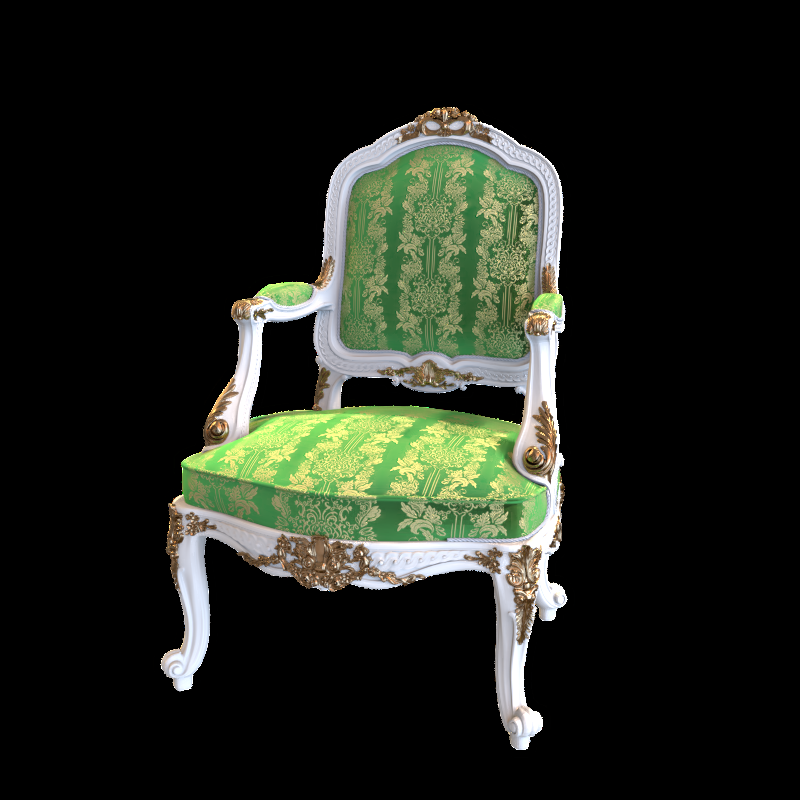
#> input picture api/uploads/24b92978-32f/r_2.png, 800 x 800 px
$ python run_sfm.py ../api/uploads/24b92978-32f
#> lines starting #> are read from the running program, lines starting #| are printed output that depends on the picture
### src/phase2_sfm/incremental_sfm.py
"""
Complete Incremental Structure-from-Motion pipeline.
"""

import cv2
import numpy as np
import os
from typing import List, Dict, Tuple, Optional
from tqdm import tqdm

from ..phase1_features.detector import FeatureDetector, FeatureData
from ..phase1_features.matcher import FeatureMatcher, MatchResult
from .fundamental import estimate_essential_matrix, decompose_essential_matrix
from .triangulate import triangulate_points, filter_triangulated_points, compute_reprojection_error
from .bundle_adjust import run_bundle_adjustment


class IncrementalSfM:
    """
    Incremental Structure-from-Motion pipeline.

    Algorithm:
    1. Detect features in all images
    2. Match all pairs
    3. Initialize with best pair
    4. Iteratively add cameras via PnP + triangulate new points
    5. Bundle adjustment at each step
    """

    def __init__(self, K: np.ndarray, config: dict = None):
        """
        Args:
            K: 3x3 camera intrinsic matrix
            config: Configuration dictionary
        """
        self.K = K.astype(np.float64)
        self.config = config or {}

        # Feature detection / matching
        self.detector = FeatureDetector(
            method=self.config.get('detector', 'sift'),
            max_keypoints=self.config.get('max_keypoints', 8000)
        )
        self.matcher = FeatureMatcher(
            method=self.config.get('matcher', 'flann'),
            ratio_threshold=self.config.get('ratio_threshold', 0.75),
            ransac_threshold=self.config.get('ransac_threshold', 1.0),
            min_matches=self.config.get('min_matches', 30),
            descriptor_type=self.config.get('detector', 'sift')
        )

        # State
        self.images: List[np.ndarray] = []
        self.image_names: List[str] = []
        self.features: List[FeatureData] = []
        self.pair_matches: Dict[Tuple[int, int], MatchResult] = {}

        # Reconstruction
        self.registered_cameras: Dict[int, Tuple[np.ndarray, np.ndarray]] = {}  # img_idx -> (R, t)
        self.points_3d: List[np.ndarray] = []        # List of 3D points
        self.point_colors: List[np.ndarray] = []      # RGB colors
        self.observations: List[Tuple[int, int, np.ndarray]] = []  # (cam_idx, pt_idx, 2d)

        # Track which 2D features correspond to which 3D points
        # key: (img_idx, feat_idx) -> point_3d_idx
        self.feature_to_3d: Dict[Tuple[int, int], int] = {}

    def load_images(self, image_dir: str, max_dim: int = 1024):
        """Load images from directory."""
        valid_ext = {'.jpg', '.jpeg', '.png', '.bmp', '.tiff'}
        files = sorted([
            f for f in os.listdir(image_dir)
            if os.path.splitext(f)[1].lower() in valid_ext
        ])

        print(f"Loading {len(files)} images from {image_dir}")

        for fname in tqdm(files):
            img = cv2.imread(os.path.join(image_dir, fname))
            if img is None:
                continue

            # Resize if needed
            h, w = img.shape[:2]
            if max(h, w) > max_dim:
                scale = max_dim / max(h, w)
                img = cv2.resize(img, None, fx=scale, fy=scale)

            self.images.append(img)
            self.image_names.append(fname)

        print(f"Loaded {len(self.images)} images")

    def detect_features(self):
        """Detect features in all loaded images."""
        print("Detecting features...")
        self.features = []
        for i, img in enumerate(tqdm(self.images)):
            feat = self.detector.detect(img)
            self.features.append(feat)
            print(f"  {self.image_names[i]}: {feat.num_features} features")

    def match_features(self):
        """Match features between all image pairs."""
        print("Matching features...")
        self.pair_matches = self.matcher.match_all_pairs(
            self.features, self.image_names
        )
        print(f"Found {len(self.pair_matches)} valid image pairs")

    def _select_initial_pair(self) -> Tuple[int, int]:
        """Select best initial pair based on number of inliers and baseline."""
        best_pair = None
        best_score = 0

        for (i, j), match_result in self.pair_matches.items():
            n_inliers = match_result.num_inliers

            # Estimate essential matrix and check decomposition
            pts1_in, pts2_in = match_result.get_inlier_points()
            E, mask = estimate_essential_matrix(pts1_in, pts2_in, self.K)

            if E is None:
                continue

            R, t, pose_mask = decompose_essential_matrix(E, pts1_in, pts2_in, self.K)

            # Score: number of valid points after cheirality
            n_valid = int(np.sum(pose_mask > 0))

            # Prefer pairs with good baseline (not too small translation)
            score = n_valid

            if score > best_score:
                best_score = score
                best_pair = (i, j)

        if best_pair is None:
            raise RuntimeError("No valid initial pair found!")

        print(f"Selected initial pair: {self.image_names[best_pair[0]]} <-> "
              f"{self.image_names[best_pair[1]]} (score={best_score})")
        return best_pair

    # [234 lines left out: functions _initialize_reconstruction, _register_next_image, not called in this run]

    def reconstruct(self, bundle_adjust_interval: int = 3):
        """
        Run the full incremental SfM pipeline.
        """
        # Step 1: Detect and match features (if not already done)
        if not self.features:
            self.detect_features()
        if not self.pair_matches:
            self.match_features()

        # Step 2: Initialize
        idx1, idx2 = self._select_initial_pair()
        self._initialize_reconstruction(idx1, idx2)

        # Step 3: Incrementally add cameras
        registered_set = {idx1, idx2}
        remaining = set(range(len(self.images))) - registered_set

        iteration = 0
        while remaining:
            # Find the unregistered image with most matches to registered images
            best_img = None
            best_match_count = 0

            for img_idx in remaining:
                count = 0
                for reg_idx in registered_set:
                    pair = (min(reg_idx, img_idx), max(reg_idx, img_idx))
                    if pair in self.pair_matches:
                        count += self.pair_matches[pair].num_inliers
                if count > best_match_count:
                    best_match_count = count
                    best_img = img_idx

            if best_img is None or best_match_count < 30:
                print(f"Cannot register remaining {len(remaining)} images")
                break

            success = self._register_next_image(best_img)

            if success:
                registered_set.add(best_img)
                iteration += 1

                # Periodic bundle adjustment
                if iteration % bundle_adjust_interval == 0 and len(self.points_3d) > 0:
                    self._run_bundle_adjustment()

            remaining.discard(best_img)

        # Final bundle adjustment
        if len(self.points_3d) > 0:
            print("\nRunning final bundle adjustment...")
            self._run_bundle_adjustment()

        print(f"\nReconstruction complete!")
        print(f"  Registered cameras: {len(self.registered_cameras)}/{len(self.images)}")
        print(f"  3D points: {len(self.points_3d)}")

    # [43 lines left out: functions _run_bundle_adjustment, get_point_cloud, not called in this run]

    def get_camera_poses(self) -> Dict[int, Tuple[np.ndarray, np.ndarray]]:
        """Return registered camera poses."""
        return self.registered_cameras

    # [40 lines left out: functions compute_mean_reprojection_error, save_point_cloud, not called in this run]

### src/phase1_features/detector.py
"""
Feature detection module supporting SIFT and ORB detectors.
"""

import cv2
import numpy as np
from typing import Tuple, List, Optional
from dataclasses import dataclass


@dataclass
class FeatureData:
    """Container for detected features."""
    keypoints: List[cv2.KeyPoint]
    descriptors: np.ndarray
    image_shape: Tuple[int, int]

    @property
    def num_features(self) -> int:
        return len(self.keypoints)

    def get_points(self) -> np.ndarray:
        """Return keypoint coordinates as Nx2 array."""
        return np.array([kp.pt for kp in self.keypoints], dtype=np.float64)


class FeatureDetector:
    """
    Multi-algorithm feature detector with configurable parameters.
    """

    def __init__(self, method: str = "sift", max_keypoints: int = 8000):
        self.method = method.lower()
        self.max_keypoints = max_keypoints
        self._detector = self._create_detector()

    def _create_detector(self):
        if self.method == "sift":
            return cv2.SIFT_create(nfeatures=self.max_keypoints)
        elif self.method == "orb":
            return cv2.ORB_create(nfeatures=self.max_keypoints)
        else:
            raise ValueError(f"Unknown detector: {self.method}. Use 'sift' or 'orb'.")

    def detect(self, image: np.ndarray) -> FeatureData:
        """
        Detect features in an image.

        Args:
            image: BGR or grayscale image (numpy array)

        Returns:
            FeatureData containing keypoints and descriptors
        """
        if len(image.shape) == 3:
            gray = cv2.cvtColor(image, cv2.COLOR_BGR2GRAY)
        else:
            gray = image

        keypoints, descriptors = self._detector.detectAndCompute(gray, None)

        if descriptors is None:
            return FeatureData(
                keypoints=[],
                descriptors=np.array([]),
                image_shape=gray.shape[:2]
            )

        # Sort by response and keep top N
        if len(keypoints) > self.max_keypoints:
            indices = np.argsort([-kp.response for kp in keypoints])[:self.max_keypoints]
            keypoints = [keypoints[i] for i in indices]
            descriptors = descriptors[indices]

        return FeatureData(
            keypoints=keypoints,
            descriptors=descriptors,
            image_shape=gray.shape[:2]
        )

    def detect_batch(self, images: List[np.ndarray]) -> List[FeatureData]:
        """Detect features in multiple images."""
        return [self.detect(img) for img in images]

### src/phase1_features/matcher.py
"""
Feature matching with FLANN/BFMatcher, Lowe's ratio test, and RANSAC geometric verification.
"""

import cv2
import numpy as np
from typing import Tuple, List, Optional
from dataclasses import dataclass
from .detector import FeatureData


@dataclass
class MatchResult:
    """Container for matching results between two images."""
    matches: List[cv2.DMatch]
    inlier_mask: Optional[np.ndarray]    # Boolean mask after RANSAC
    pts1: np.ndarray                      # Matched points in image 1 (Nx2)
    pts2: np.ndarray                      # Matched points in image 2 (Nx2)
    fundamental_matrix: Optional[np.ndarray]

    @property
    def num_matches(self) -> int:
        return len(self.matches)

    # [18 lines left out: functions num_inliers, inlier_ratio, get_inlier_points, not called in this run]


class FeatureMatcher:
    """
    Robust feature matcher with ratio test and geometric verification.
    """

    def __init__(
        self,
        method: str = "flann",
        ratio_threshold: float = 0.75,
        ransac_threshold: float = 1.0,
        min_matches: int = 30,
        descriptor_type: str = "sift"
    ):
        self.ratio_threshold = ratio_threshold
        self.ransac_threshold = ransac_threshold
        self.min_matches = min_matches
        self.descriptor_type = descriptor_type.lower()
        self._matcher = self._create_matcher(method.lower())

    def _create_matcher(self, method: str):
        if method == "flann":
            if self.descriptor_type == "sift":
                # SIFT uses float descriptors
                index_params = dict(algorithm=1, trees=5)  # FLANN_INDEX_KDTREE
                search_params = dict(checks=50)
            else:
                # ORB uses binary descriptors
                index_params = dict(
                    algorithm=6,  # FLANN_INDEX_LSH
                    table_number=6,
                    key_size=12,
                    multi_probe_level=1
                )
                search_params = dict(checks=50)
            return cv2.FlannBasedMatcher(index_params, search_params)
        elif method == "bf":
            if self.descriptor_type == "sift":
                return cv2.BFMatcher(cv2.NORM_L2, crossCheck=False)
            else:
                return cv2.BFMatcher(cv2.NORM_HAMMING, crossCheck=False)
        else:
            raise ValueError(f"Unknown matcher: {method}")

    # [69 lines left out: function match, not called in this run]

    def match_all_pairs(
        self,
        features: List[FeatureData],
        image_names: Optional[List[str]] = None
    ) -> dict:
        """
        Match all image pairs. Returns dict keyed by (i, j) tuples.
        """
        n = len(features)
        pair_matches = {}

        for i in range(n):
            for j in range(i + 1, n):
                result = self.match(features[i], features[j])
                if result is not None:
                    pair_matches[(i, j)] = result
                    if image_names:
                        print(f"  {image_names[i]} <-> {image_names[j]}: "
                              f"{result.num_inliers}/{result.num_matches} inliers "
                              f"({result.inlier_ratio:.1%})")

        return pair_matches

### scripts/run_sfm.py
"""
Run the complete SfM pipeline.
"""

import sys
import os
import numpy as np
import yaml

sys.path.insert(0, os.path.dirname(os.path.dirname(os.path.abspath(__file__))))

from src.phase2_sfm.incremental_sfm import IncrementalSfM
from src.phase2_sfm.visualize import visualize_reconstruction


def main():
    # Load config
    config_path = "config/default.yaml"
    if os.path.exists(config_path):
        with open(config_path) as f:
            config = yaml.safe_load(f)
    else:
        config = {}

    # Camera intrinsics — adjust for your dataset
    # For NeRF Synthetic (800x800 images): focal ≈ 1111
    # For a typical phone camera at 1024px width: focal ≈ 800
    image_dir = sys.argv[1] if len(sys.argv) > 1 else "data/raw"

    # Try to detect image size for intrinsics
    import cv2
    sample_images = [f for f in os.listdir(image_dir)
                     if f.lower().endswith(('.jpg', '.jpeg', '.png'))]
    if not sample_images:
        print(f"No images found in {image_dir}")
        return

    sample = cv2.imread(os.path.join(image_dir, sample_images[0]))
#> sample is the input picture: shape (800, 800, 3); mean B, G, R 28.1, 36.1, 32.3
    h, w = sample.shape[:2]
#> h = 800; w = 800

    # Approximate intrinsics (adjust if you have calibration data)
    focal = max(h, w) * 1.2  # Rough estimate
#> focal = 960
    K = np.array([
        [focal, 0, w / 2],
        [0, focal, h / 2],
        [0, 0, 1]
    ], dtype=np.float64)

    print(f"Image size: {w}x{h}")
#| Image size: 800x800
    print(f"Estimated focal length: {focal:.1f}")
#| Estimated focal length: 960.0
    print(f"Intrinsics:\n{K}")
#| Intrinsics:
#| [[960.   0. 400.]
#|  [  0. 960. 400.]
#|  [  0.   0.   1.]]

    # Run SfM
    sfm = IncrementalSfM(K, config={
    'detector':         'sift',
    'max_keypoints':    12000,     # more features = better matching
    'matcher':          'flann',
    'ratio_threshold':  0.80,      # slightly looser for outdoor scenes
    'ransac_threshold': 2.0,       # looser RANSAC for noisy data
    'min_matches':      20,        # accept pairs with fewer matches
})
    sfm.load_images(image_dir, max_dim=1024)
#| Loaded 1 images
    sfm.reconstruct(bundle_adjust_interval=3)
#> the loop in detect_features, `for i, img in enumerate(tqdm(self.images)):` made 1 pass
#|   r_2.png: 1880 features
#> pass 1, in detect, `gray = cv2.cvtColor(image, cv2.COLOR_BGR2GRAY)`:
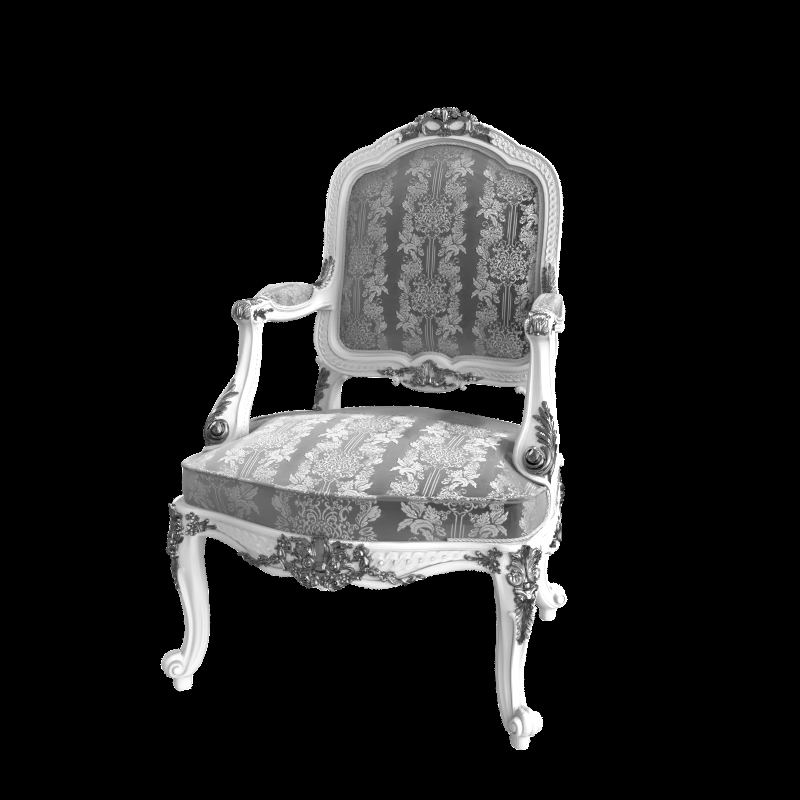
#> gray: shape (800, 800); min 0, max 255, mean 34.1
#> after the loop in detect_features, `for i, img in enumerate(tqdm(self.images)):`: self.features = 1 item
#> in match_all_pairs, `n = len(features)`: n = 1
#> after the loop in match_all_pairs, `for i in range(n):`: pair_matches = 0 items
#| Found 0 valid image pairs
#> after the loop in _select_initial_pair, `for (i, j), match_result in self.pair_matches.items():`: best_score = 0

    # Results
    mean_error = sfm.compute_mean_reprojection_error()
    print(f"\nMean reprojection error: {mean_error:.2f} pixels")

    # Save outputs
    os.makedirs("outputs/sparse", exist_ok=True)
    sfm.save_point_cloud("outputs/sparse/point_cloud.ply")

    # Save camera poses for NeRF
    poses_data = {}
    for idx, (R, t) in sfm.registered_cameras.items():
        poses_data[idx] = {
            'R': R.tolist(),
            't': t.tolist(),
            'image': sfm.image_names[idx]
        }

    import json
    with open("outputs/sparse/camera_poses.json", 'w') as f:
        json.dump({
            'K': K.tolist(),
            'poses': poses_data
        }, f, indent=2)

    print("Saved camera poses to outputs/sparse/camera_poses.json")

    # Visualize
    points, colors = sfm.get_point_cloud()
    if len(points) > 0:
        visualize_reconstruction(
            points, colors,
            sfm.registered_cameras,
            K,
            window_name="SfM Result"
        )


if __name__ == "__main__":
#> (the run stopped early here; a loop or call above may not have finished)
